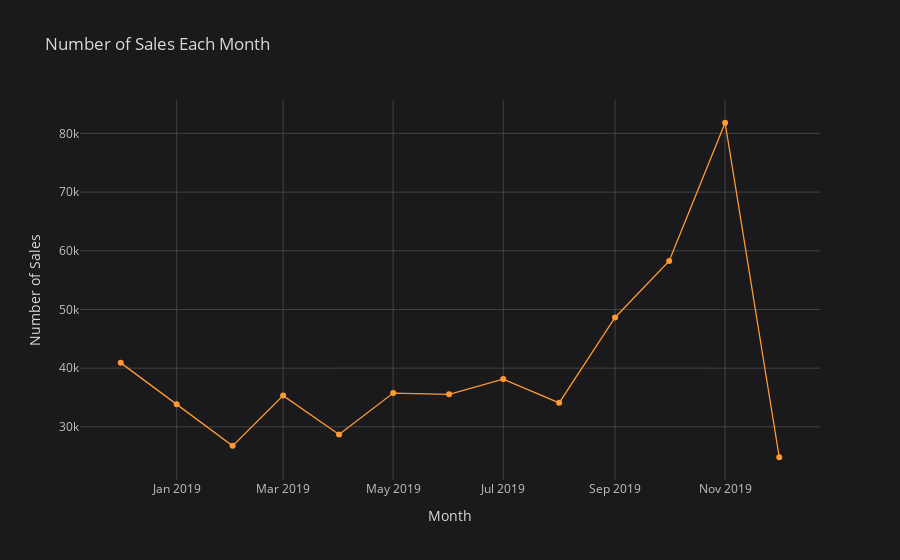

The notebook cell saved with this chart:
### Code cell
df_no_return = df[df['Quantity'] > 0]
number_of_sales = df_no_return.groupby(by='Month_Year', as_index=False)['Total'].count()
number_of_sales.columns = ['Date', 'Sum of sales']
number_of_sales.iplot(x = 'Date', y = 'Sum of sales', title = 'Number of Sales Each Month', 
                  yTitle = 'Number of Sales', xTitle = 'Month', mode="lines+markers", size = 6)

### Figure 1 — Plotly figure (JSON) as saved in the notebook; plotly's stock layout.template omitted (floating-point values rounded to 4 significant figures)
{"data": [{"line": {"color": "rgba(255, 153, 51, 1.0)", "dash": "solid", "shape": "linear", "width": 1.3}, "marker": {"size": 6, "symbol": "circle"}, "mode": "lines+markers", "name": "Sum of sales", "text": "", "type": "scatter", "x": ["2018-12", "2019-01", "2019-02", "2019-03", "2019-04", "2019-05", "2019-06", "2019-07", "2019-08", "2019-09", "2019-10", "2019-11", "2019-12"], "y": [40899, 33860, 26759, 35318, 28707, 35756, 35533, 38138, 34092, 48635, 58269, 81819, 24816]}], "layout": {"legend": {"bgcolor": "#1A1A1C", "font": {"color": "#D9D9D9"}}, "paper_bgcolor": "#1A1A1C", "plot_bgcolor": "#1A1A1C", "title": {"font": {"color": "#D9D9D9"}, "text": "Number of Sales Each Month"}, "xaxis": {"gridcolor": "#434343", "showgrid": true, "tickfont": {"color": "#C2C2C2"}, "title": {"font": {"color": "#D9D9D9"}, "text": "Month"}, "zerolinecolor": "#666570"}, "yaxis": {"gridcolor": "#434343", "showgrid": true, "tickfont": {"color": "#C2C2C2"}, "title": {"font": {"color": "#D9D9D9"}, "text": "Number of Sales"}, "zerolinecolor": "#666570"}}}
